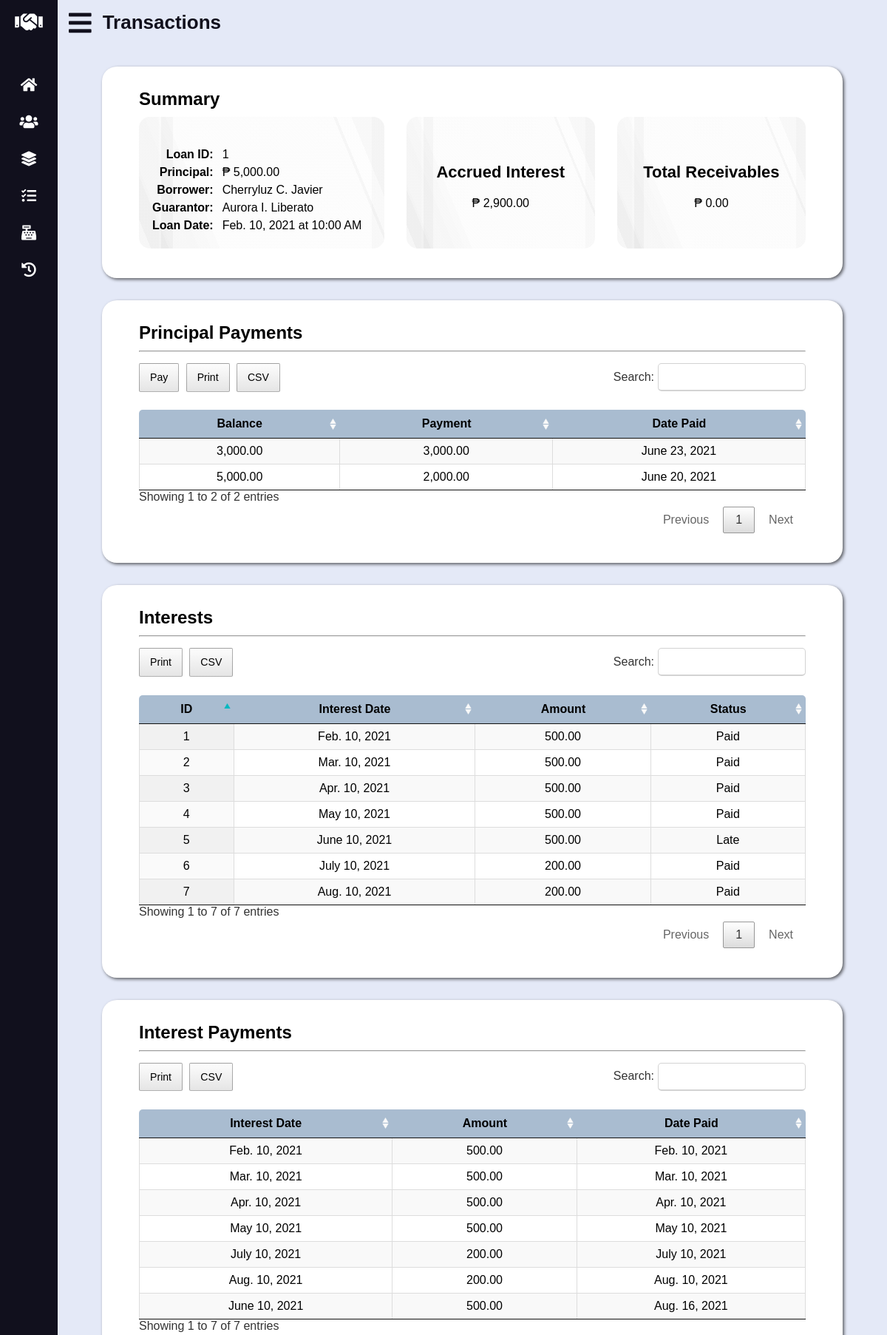
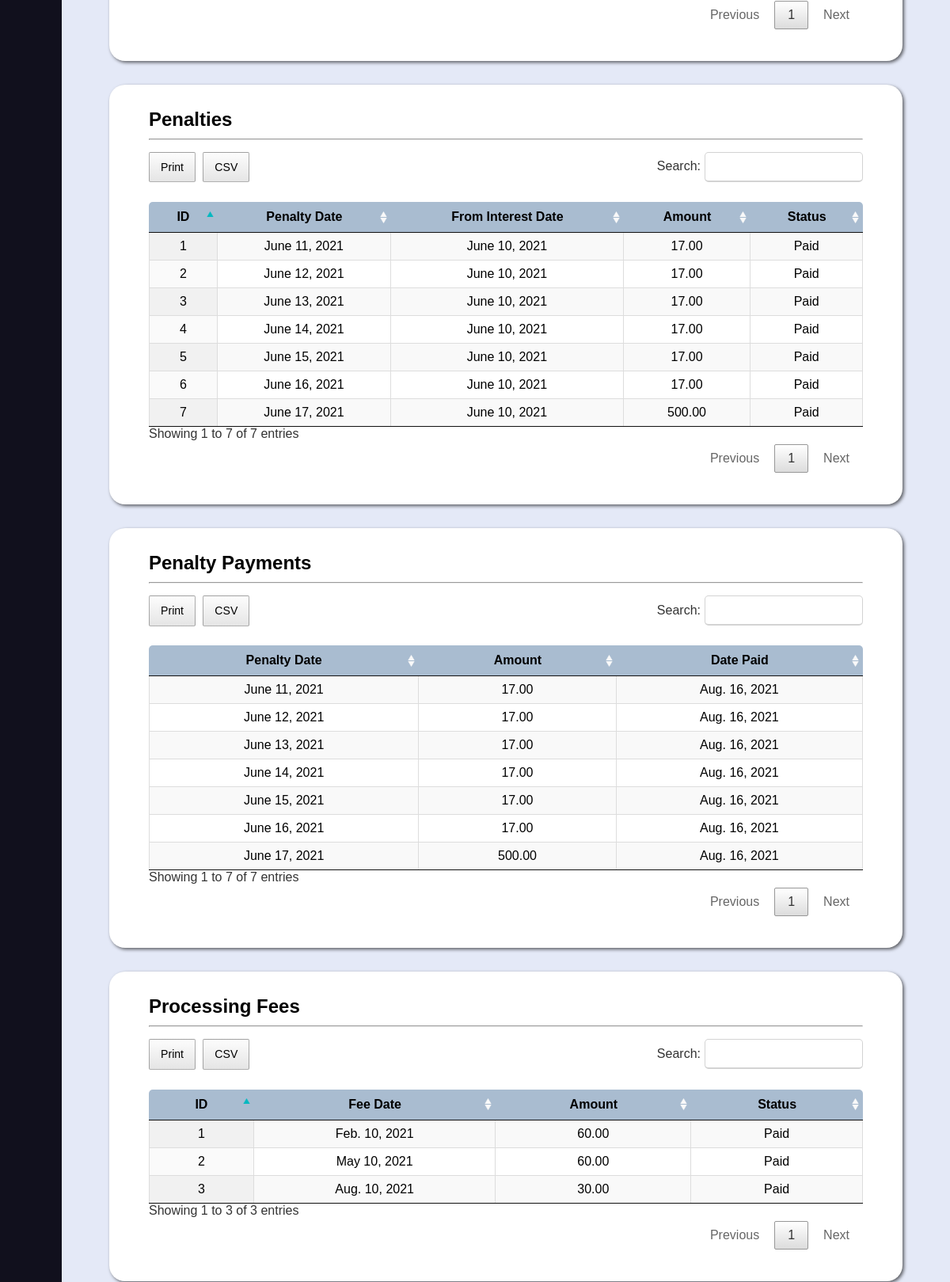
The page /loan-details.php?id=1 (upper part) on the database its author committed (2 pictures, top to bottom).
### tables this page shows
CREATE TABLE `loan` (
	`loan_id` INT UNSIGNED AUTO_INCREMENT PRIMARY KEY,
	`borrower_id` INT UNSIGNED NOT NULL,
	`guarantor_id` INT UNSIGNED NOT NULL,
	`loan_date_time` DATETIME NOT NULL DEFAULT (NOW()),
	`principal` DECIMAL(10, 2) NOT NULL,
	`status` ENUM('Active', 'Closed') DEFAULT 'Active' NOT NULL,

	CONSTRAINT fk_loan_borrower_id FOREIGN KEY (`borrower_id`)
		REFERENCES `data_subject` (`data_subject_id`)
		ON UPDATE CASCADE
		ON DELETE RESTRICT,
	CONSTRAINT fk_loan_guarantor_id FOREIGN KEY (`guarantor_id`)
		REFERENCES `guarantor` (`guarantor_id`)
		ON UPDATE CASCADE
		ON DELETE RESTRICT
);

CREATE TABLE `principal_payment` (
	`principal_payment_id` INT UNSIGNED AUTO_INCREMENT PRIMARY KEY,
	`amount` DECIMAL(10, 2) NOT NULL,
	`date_time_paid` DATETIME NOT NULL DEFAULT (NOW()),
	`loan_id` INT UNSIGNED NOT NULL,

	CONSTRAINT fk_principal_payment_loan_id FOREIGN KEY (`loan_id`)
		REFERENCES `loan` (`loan_id`)
		ON UPDATE CASCADE
		ON DELETE RESTRICT
);

CREATE TABLE `interest` (
	`interest_id` INT UNSIGNED AUTO_INCREMENT PRIMARY KEY,
	`interest_date` DATE NOT NULL,
	`amount` DECIMAL(9, 2) NOT NULL,
	`status` ENUM('Paid', 'Pending', 'Overdue', 'Late') DEFAULT 'Pending' NOT NULL,
	`loan_id` INT UNSIGNED NOT NULL,

	CONSTRAINT fk_interest_loan_id FOREIGN KEY (`loan_id`)
		REFERENCES `loan` (`loan_id`)
		ON UPDATE CASCADE
		ON DELETE RESTRICT
);

CREATE TABLE `interest_payment` (
	`interest_payment_id` INT UNSIGNED AUTO_INCREMENT PRIMARY KEY,
	`amount` DECIMAL(9, 2) NOT NULL,
	`date_time_paid` DATETIME NOT NULL DEFAULT (NOW()),
	`interest_id` INT UNSIGNED NOT NULL,

	CONSTRAINT fk_interest_payment_interest_id FOREIGN KEY (`interest_id`)
		REFERENCES `interest` (`interest_id`)
		ON UPDATE CASCADE
		ON DELETE RESTRICT
);

CREATE TABLE `penalty` (
	`penalty_id` INT UNSIGNED AUTO_INCREMENT PRIMARY KEY,
	`penalty_date` DATE NOT NULL,
	`amount` DECIMAL(9, 2) NOT NULL,
	`status` ENUM('Paid', 'Pending') DEFAULT 'Pending' NOT NULL,
	`interest_id` INT UNSIGNED NOT NULL,
	`loan_id` INT UNSIGNED NOT NULL,

	CONSTRAINT fk_penalty_interest_id FOREIGN KEY (`interest_id`)
		REFERENCES `interest` (`interest_id`)
		ON UPDATE CASCADE
		ON DELETE RESTRICT,
	CONSTRAINT fk_penalty_loan_id FOREIGN KEY (`loan_id`)
		REFERENCES `loan` (`loan_id`)
		ON UPDATE CASCADE
		ON DELETE RESTRICT
);

CREATE TABLE `penalty_payment` (
	`penalty_payment_id` INT UNSIGNED AUTO_INCREMENT PRIMARY KEY,
	`amount` DECIMAL(9, 2) NOT NULL,
	`date_time_paid` DATETIME NOT NULL DEFAULT (NOW()),
	`penalty_id` INT UNSIGNED NOT NULL,

	CONSTRAINT fk_penalty_payment_penalty_id FOREIGN KEY (`penalty_id`)
		REFERENCES `penalty` (`penalty_id`)
		ON UPDATE CASCADE
		ON DELETE RESTRICT
);

CREATE TABLE `processing_fee` (
	`processing_fee_id` INT UNSIGNED AUTO_INCREMENT PRIMARY KEY,
	`processing_fee_date` DATE NOT NULL,
	`amount` DECIMAL(8, 2) NOT NULL,
	`status` ENUM('Paid', 'Pending') DEFAULT 'Pending' NOT NULL,
	`loan_id` INT UNSIGNED NOT NULL,

	CONSTRAINT fk_processing_fee_loan_id FOREIGN KEY (`loan_id`)
		REFERENCES `loan` (`loan_id`)
		ON UPDATE CASCADE
		ON DELETE RESTRICT
);

### lib/database-handler.php (called while the page is built, shortened)
<?php
class Database {
	private $host = DB_HOST;
	private $dbname = DB_NAME;
	private $charset = DB_CHARSET;
	private $user = DB_USER;
	private $password = DB_PASSWORD;
	private $dbh;
	private $stmt;
	public function __construct() {
		$dsn = "mysql:host=".$this->host.";charset=".$this->charset.";dbname=".$this->dbname;
		$options = array (
			PDO::ATTR_PERSISTENT => true,
			PDO::ATTR_ERRMODE => PDO::ERRMODE_EXCEPTION,
			PDO::ATTR_ORACLE_NULLS => PDO::NULL_NATURAL
		);
		try {
			$this->dbh = new PDO($dsn, $this->user, $this->password, $options);
		}
		catch (PDOException $e) {
			$this->error = $e->getMessage()." in ".$e->getFile()." on line ".$e->getLine();
			$this->terminate();
		}
	}
	public function query($query) {
		$this->stmt = $this->dbh->prepare($query);
	}
	public function bind($param, $value, $type = null) {
		if (is_null($type)) {
			switch (true) {
				default:
					$type = PDO::PARAM_STR;
			}
		}
		$this->stmt->bindValue($param, $value, $type);
	}
	public function execute($message = "", $redirect = "") {
		try {
			return $this->stmt->execute();
		}
		catch (PDOException $e) {
			$this->logFile = "../src/log.txt";
			$this->error = $e->getMessage()." in ".$e->getFile()." on line ".$e->getLine();
			$this->logError();
		}
		finally {
			if ($redirect !== "") {
				$this->confirmQuery($message, $redirect);
			}
		}
	}
	public function resultSet() {
		$this->execute();
		return $this->stmt->fetchAll(PDO::FETCH_OBJ);
	}
	public function resultRecord() {
		$this->execute();
		return $this->stmt->fetch(PDO::FETCH_OBJ);
	}
	public function resultColumn() {
		$this->execute();
		return $this->stmt->fetchColumn();
	}
}

### models/Transaction.php (called while the page is built, shortened)
<?php
class Transaction {
	private $db;
	public function __construct() {
		$this->db = new Database();
	}
	public function getLoan($id) {
		$this->db->query("SELECT * FROM `loan` WHERE `loan_id` = ?");
		$this->db->bind(1, $id);
		return $this->db->resultRecord();
	}
	public function getPrincipalPayments($id) {
		$this->db->query("SELECT * FROM `principal_payment` WHERE `loan_id` = ?");
		$this->db->bind(1, $id);
		return $this->db->resultSet();
	}
	public function getPrincipalBalance($id) {
		$this->db->query("CALL get_principal_balance(?, @balance)");
		$this->db->bind(1, $id);
		$this->db->execute();
		$this->db->query("SELECT @balance");
		return $this->db->resultColumn();
	}
	public function getPrincipalBalanceByDateTime($id, $date_time) {
		$this->db->query("CALL get_principal_balance_by_date_time(?, ?, @balance)");
		$this->db->bind(1, $id);
		$this->db->bind(2, $date_time);
		$this->db->execute();
		$this->db->query("SELECT @balance");
		return $this->db->resultColumn();
	}
	public function getInterests($id) {
		$this->db->query("SELECT * FROM `interest` WHERE `loan_id` = ?");
		$this->db->bind(1, $id);
		return $this->db->resultSet();
	}
	public function getInterestPayments($id) {
		$this->db->query("SELECT `interest_date`, `interest_payment`.`amount`, `date_time_paid` FROM `interest_payment` INNER JOIN `interest` USING (`interest_id`) WHERE `loan_id` = ?");
		$this->db->bind(1, $id);
		return $this->db->resultSet();
	}
	public function getPenalties($id) {
		$this->db->query("SELECT `penalty_id`, `penalty_date`, `interest_date`, `penalty`.`amount`, `penalty`.`status` FROM `penalty` INNER JOIN `interest` USING (`interest_id`) WHERE `penalty`.`loan_id` = ?");
		$this->db->bind(1, $id);
		return $this->db->resultSet();
	}
	public function getPenaltyPayments($id) {
		$this->db->query("SELECT `penalty_date`, `penalty_payment`.`amount`, `date_time_paid` FROM `penalty_payment` INNER JOIN `penalty` USING (`penalty_id`) WHERE `loan_id` = ?");
		$this->db->bind(1, $id);
		return $this->db->resultSet();
	}
	public function getProcessingFees($id) {
		$this->db->query("SELECT * FROM `processing_fee` WHERE `loan_id` = ?");
		$this->db->bind(1, $id);
		return $this->db->resultSet();
	}
	public function getProcessingFeePayments($id) {
		$this->db->query("SELECT `processing_fee_date`, `processing_fee_payment`.`amount`, `date_time_paid` FROM `processing_fee_payment` INNER JOIN `processing_fee` USING (`processing_fee_id`) WHERE `loan_id` = ?");
		$this->db->bind(1, $id);
		return $this->db->resultSet();
	}
	public function getAccruedInterest($id) {
		$this->db->query("CALL get_accrued_interest(?, @accrued_interest)");
		$this->db->bind(1, $id);
		$this->db->execute();
		$this->db->query("SELECT @accrued_interest");
		return $this->db->resultColumn();
	}
	public function getTotalReceivablesByLoan($id) {
		$this->db->query("CALL get_total_receivables_by_loan(?, @total_receivables)");
		$this->db->bind(1, $id);
		$this->db->execute();
		$this->db->query("SELECT @total_receivables");
		return $this->db->resultColumn();
	}
}

### models/DataSubject.php (called while the page is built, shortened)
<?php
class DataSubject {
	private $db;
	public function __construct() {
		$this->db = new Database();
	}
	public function getName($id) {
		$this->db->query("SELECT CONCAT(`fname`, ' ', LEFT(`mname`, 1), '. ', `lname`) AS name FROM `data_subject` WHERE `data_subject_id` = ?");
		$this->db->bind(1, $id);
		return $this->db->resultColumn();
	}
}

### lib/conversion-util.php (called while the page is built, shortened)
<?php
class Converter {
	public function shortToLongDate($date) {
		$time_stamp = strtotime($date);
		$format = "M. j, Y";
		$formatted_date = date($format, $time_stamp);
		if (strpos($formatted_date, "May") !== false)
			$formatted_date = str_replace(".", "", $formatted_date);
		else if (strpos($formatted_date, "Jun") !== false)
			$formatted_date = str_replace(".", "e", $formatted_date);
		else if (strpos($formatted_date, "Jul") !== false)
			$formatted_date = str_replace(".", "y", $formatted_date);
		return $formatted_date;
	}
	public function shortToLongDateTime($datetime) {
		$time_stamp = strtotime($datetime);
		$format = "M. j, Y \\a\\t g:i A";
		$formatted_date = date($format, $time_stamp);
		return $formatted_date;
	}
}

### loan-details.php (the view, shortened to what this page needs)
<?php
	if (isset($_GET["id"]))
		$id = $_GET["id"];
	else {
		echo "<script>alert('Sorry, something went wrong!');</script>";
		echo "<script>window.location.replace('transactions.php');</script>";
	}
	require_once "lib/database-handler.php";
	require_once "lib/conversion-util.php";
	require_once "models/Transaction.php";
	require_once "models/DataSubject.php";
	$converter = new Converter();
	$transaction = new Transaction();
	$data_subject = new DataSubject();
	$accrued_interest = $transaction->getAccruedInterest($id);
	$total_receivables = $transaction->getTotalReceivablesByLoan($id);
	$loan = $transaction->getLoan($id);
	$principal_payments = $transaction->getPrincipalPayments($id);
	$interests = $transaction->getInterests($id);
	$interest_payments = $transaction->getInterestPayments($id);
	$penalties = $transaction->getPenalties($id);
	$penalty_payments = $transaction->getPenaltyPayments($id);
	$processing_fees = $transaction->getProcessingFees($id);
?>
<!DOCTYPE html>
<html lang="en">
<head>
	<link rel="stylesheet" type="text/css" href="css/all.min.css" />
	<link rel="stylesheet" type="text/css" href="css/datatables.min.css" />
	<link rel="stylesheet" type="text/css" href="css/tingle.min.css" />
	<link rel="stylesheet" type="text/css" href="css/style.css" />
	<link rel="stylesheet" type="text/css" href="css/vertical-nav-bar.css" />
	<link rel="stylesheet" type="text/css" href="css/tables.css" />
	<link rel="stylesheet" type="text/css" href="css/forms.css" />
	<link rel="stylesheet" type="text/css" href="css/loan-details.css" />
	<link rel="stylesheet" type="text/css" href="css/media-queries.css" />
</head>
<body>
	<main>
		<header>
			<i class="fas fa-bars"></i>
			<h2 class="text">Transactions</h2>
		</header>
			<div id="summary-details"><?php require "inc/loan-info.php"; ?></div>
		<section id="summary">
			<h3>Summary</h3>
			<div class="grid-wrapper">
				<?php require "inc/loan-info.php"; ?>
				<div id="accrued-interest">
					<h4>Accrued Interest</h4>
					<p><span>&#8369;</span> <?php echo number_format($accrued_interest, 2, ".", ","); ?></p>
				</div>
				<div id="total-receivables">
					<h4>Total Receivables</h4>
					<p><span>&#8369;</span> <?php echo number_format($total_receivables, 2, ".", ","); ?></p>
				</div>
			</div>
		</section>
		<section id="principal-payments">
			<h3>Principal Payments</h3>
			<hr />
			<table id="principal-payments-tbl" class="display cell-border" width="100%">
				<thead>
					<tr>
						<th>Balance</th>
						<th>Payment</th>
						<th>Date Paid</th>
					</tr>
				</thead>
				<tbody>
					<?php foreach ($principal_payments as $pp): ?>
					<tr>
						<td>
							<?php
								echo number_format(
									$transaction->getPrincipalBalanceByDateTime($pp->loan_id, $pp->date_time_paid), 2, ".", ","
								);
							?>
						</td>
						<td><?php echo number_format($pp->amount, 2, ".", ","); ?></td>
						<td><?php echo $converter->shortToLongDate($pp->date_time_paid); ?></td>
					</tr>
					<?php endforeach; ?>
				</tbody>
			</table>
		</section>
		<section id="interests">
			<h3>Interests</h3>
			<hr />
			<table id="interests-tbl" class="display cell-border" width="100%">
				<thead>
					<tr>
						<th>ID</th>
						<th>Interest Date</th>
						<th>Amount</th>
						<th>Status</th>
					</tr>
				</thead>
				<tbody>
					<?php foreach ($interests as $i): ?>
					<tr>
						<td><?php echo $i->interest_id; ?></td>
						<td><?php echo $converter->shortToLongDate($i->interest_date); ?></td>
						<td><?php echo number_format($i->amount, 2, ".", ","); ?></td>
						<?php if ($i->status == "Paid" || $i->status == "Late"): ?>
						<td><?php echo $i->status; ?></td>
						<?php endif; ?>
					</tr>
					<?php endforeach; ?>
				</tbody>
			</table>
		</section>
		<section id="interest-payments">
			<h3>Interest Payments</h3>
			<hr />
			<table id="interest-payments-tbl" class="display cell-border" width="100%">
				<thead>
					<tr>
						<th>Interest Date</th>
						<th>Amount</th>
						<th>Date Paid</th>
					</tr>
				</thead>
				<tbody>
					<?php foreach ($interest_payments as $ip): ?>
					<tr>
						<td><?php echo $converter->shortToLongDate($ip->interest_date); ?></td>
						<td><?php echo number_format($ip->amount, 2, ".", ","); ?></td>
						<td><?php echo $converter->shortToLongDate($ip->date_time_paid); ?></td>
					</tr>
					<?php endforeach; ?>
				</tbody>
			</table>
		</section>
		<section id="penalties">
			<h3>Penalties</h3>
			<hr />
			<table id="penalties-tbl" class="display cell-border" width="100%">
				<thead>
					<tr>
						<th>ID</th>
						<th>Penalty Date</th>
						<th>From Interest Date</th>
						<th>Amount</th>
						<th>Status</th>
					</tr>
				</thead>
				<tbody>
					<?php foreach ($penalties as $p): ?>
					<tr>
						<td><?php echo $p->penalty_id; ?></td>
						<td><?php echo $converter->shortToLongDate($p->penalty_date); ?></td>
						<td><?php echo $converter->shortToLongDate($p->interest_date); ?></td>
						<td><?php echo number_format($p->amount, 2, ".", ","); ?></td>
						<?php if ($p->status == "Paid"): ?>
						<td><?php echo $p->status; ?></td>
						<?php endif; ?>
					</tr>
					<?php endforeach; ?>
				</tbody>
			</table>
		</section>
		<section id="penalty-payments">
			<h3>Penalty Payments</h3>
			<hr />
			<table id="penalty-payments-tbl" class="display cell-border" width="100%">
				<thead>
					<tr>
						<th>Penalty Date</th>
						<th>Amount</th>
						<th>Date Paid</th>
					</tr>
				</thead>
				<tbody>
					<?php foreach ($penalty_payments as $pp): ?>
					<tr>
						<td><?php echo $converter->shortToLongDate($pp->penalty_date); ?></td>
						<td><?php echo number_format($pp->amount, 2, ".", ","); ?></td>
						<td><?php echo $converter->shortToLongDate($pp->date_time_paid); ?></td>
					</tr>
					<?php endforeach; ?>
				</tbody>
			</table>
		</section>
		<section id="processing-fees">
			<h3>Processing Fees</h3>
			<hr />
			<table id="processing-fees-tbl" class="display cell-border" width="100%">
				<thead>
					<tr>
						<th>ID</th>
						<th>Fee Date</th>
						<th>Amount</th>
						<th>Status</th>
					</tr>
				</thead>
				<tbody>
					<?php foreach ($processing_fees as $pf): ?>
					<tr>
						<td><?php echo $pf->processing_fee_id; ?></td>
						<td><?php echo $converter->shortToLongDate($pf->processing_fee_date); ?></td>
						<td><?php echo number_format($pf->amount, 2, ".", ","); ?></td>
						<?php if ($pf->status == "Paid"): ?>
						<td><?php echo $pf->status; ?></td>
						<?php endif; ?>
					</tr>
					<?php endforeach; ?>
				</tbody>
			</table>
		</section>
	</main>
</body>
</html>

### inc/loan-info.php
<table>
	<tr>
		<th>Loan ID:</th>
		<td><?php echo $id; ?></td>
	</tr>
	<tr>
		<th>Principal:</th>
		<td><span>&#8369;</span> <?php echo number_format($loan->principal, 2, ".", ","); ?></td>
	</tr>
	<tr>
		<th>Borrower:</th>
		<td><?php echo $data_subject->getName($loan->borrower_id); ?></td>
	</tr>
	<tr>
		<th>Guarantor:</th>
		<td><?php echo $data_subject->getName($loan->guarantor_id); ?></td>
	</tr>
	<tr>
		<th>Loan Date:</th>
		<td><?php echo $converter->shortToLongDateTime($loan->loan_date_time); ?></td>
	</tr>
</table>

### rows shown on the page
loan: principal "5,000.00", loan_date_time "Feb. 10, 2021 at 10:00 AM"
principal_payment: date_time_paid "3,000.00", amount "3,000.00", date_time_paid "June 23, 2021"
principal_payment: date_time_paid "5,000.00", amount "2,000.00", date_time_paid "June 20, 2021"
interest: interest_id "1", interest_date "Feb. 10, 2021", amount "500.00", status "Paid"
interest: interest_id "2", interest_date "Mar. 10, 2021", amount "500.00", status "Paid"
interest: interest_id "3", interest_date "Apr. 10, 2021", amount "500.00", status "Paid"
interest: interest_id "4", interest_date "May 10, 2021", amount "500.00", status "Paid"
interest: interest_id "5", interest_date "June 10, 2021", amount "500.00", status "Late"
interest: interest_id "6", interest_date "July 10, 2021", amount "200.00", status "Paid"
interest: interest_id "7", interest_date "Aug. 10, 2021", amount "200.00", status "Paid"
interest_payment: interest.interest_date "Feb. 10, 2021", amount "500.00", date_time_paid "Feb. 10, 2021"
interest_payment: interest.interest_date "Mar. 10, 2021", amount "500.00", date_time_paid "Mar. 10, 2021"
interest_payment: interest.interest_date "Apr. 10, 2021", amount "500.00", date_time_paid "Apr. 10, 2021"
interest_payment: interest.interest_date "May 10, 2021", amount "500.00", date_time_paid "May 10, 2021"
interest_payment: interest.interest_date "July 10, 2021", amount "200.00", date_time_paid "July 10, 2021"
interest_payment: interest.interest_date "Aug. 10, 2021", amount "200.00", date_time_paid "Aug. 10, 2021"
interest_payment: interest.interest_date "June 10, 2021", amount "500.00", date_time_paid "Aug. 16, 2021"
penalty: penalty_id "1", penalty_date "June 11, 2021", interest.interest_date "June 10, 2021", amount "17.00", status "Paid"
penalty: penalty_id "2", penalty_date "June 12, 2021", interest.interest_date "June 10, 2021", amount "17.00", status "Paid"
penalty: penalty_id "3", penalty_date "June 13, 2021", interest.interest_date "June 10, 2021", amount "17.00", status "Paid"
penalty: penalty_id "4", penalty_date "June 14, 2021", interest.interest_date "June 10, 2021", amount "17.00", status "Paid"
penalty: penalty_id "5", penalty_date "June 15, 2021", interest.interest_date "June 10, 2021", amount "17.00", status "Paid"
penalty: penalty_id "6", penalty_date "June 16, 2021", interest.interest_date "June 10, 2021", amount "17.00", status "Paid"
penalty: penalty_id "7", penalty_date "June 17, 2021", interest.interest_date "June 10, 2021", amount "500.00", status "Paid"
penalty_payment: penalty.penalty_date "June 11, 2021", amount "17.00", date_time_paid "Aug. 16, 2021"
penalty_payment: penalty.penalty_date "June 12, 2021", amount "17.00", date_time_paid "Aug. 16, 2021"
penalty_payment: penalty.penalty_date "June 13, 2021", amount "17.00", date_time_paid "Aug. 16, 2021"
penalty_payment: penalty.penalty_date "June 14, 2021", amount "17.00", date_time_paid "Aug. 16, 2021"
penalty_payment: penalty.penalty_date "June 15, 2021", amount "17.00", date_time_paid "Aug. 16, 2021"
penalty_payment: penalty.penalty_date "June 16, 2021", amount "17.00", date_time_paid "Aug. 16, 2021"
penalty_payment: penalty.penalty_date "June 17, 2021", amount "500.00", date_time_paid "Aug. 16, 2021"
processing_fee: processing_fee_id "1", processing_fee_date "Feb. 10, 2021", amount "60.00", status "Paid"
processing_fee: processing_fee_id "2", processing_fee_date "May 10, 2021", amount "60.00", status "Paid"
processing_fee: processing_fee_id "3", processing_fee_date "Aug. 10, 2021", amount "30.00", status "Paid"

### other values the page prints
$id "1"
$data_subject->getName($loan->borrower_id) "Cherryluz C. Javier"
$data_subject->getName($loan->guarantor_id) "Aurora I. Liberato"
$accrued_interest "2,900.00"
$total_receivables "0.00"
